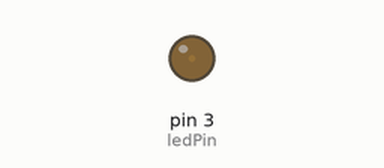
This sketch was run on a simulated Arduino Uno, built with avr-gcc and run on an emulated ATmega328P. On the bench: output pins drawn as LEDs (lit = HIGH).

Above: at 0.05 s.
At 1.15 s:
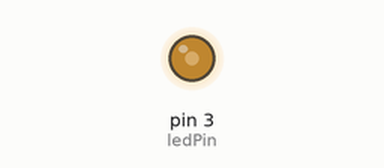
At 2.3 s:
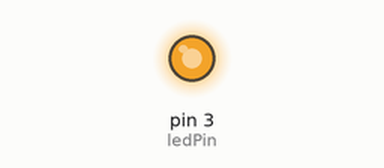
At 4.55 s:
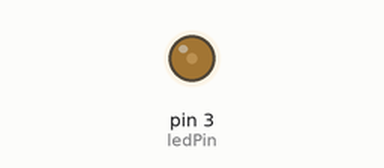
Timing chart, 0 to 6.6 s (numbered marks = the images above):
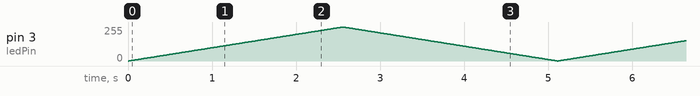

The sketch:

Project_05_Breathing_LED.ino
```cpp
//**********************************************************************************
/*
 * 名称   : Breathing_LED
 * 功能   : 使用PWM让led灯像呼吸一样忽明忽暗。
 * 作者   : http://www.keyes-robot.com/
*/
int ledPin = 3;  // 定义LED的引脚为D3.

void setup() {
  pinMode(ledPin,OUTPUT); // 设置LED引脚为输出模式.
}

void loop(){
  for (int value = 0 ; value < 255; value=value+1) {  //使灯光渐亮
    analogWrite(ledPin, value);
    delay(10);
  }
  for (int value = 255; value >0; value=value-1) {  //使灯光渐暗
    analogWrite(ledPin, value);
    delay(10);
  }
}
//**********************************************************************************
```
